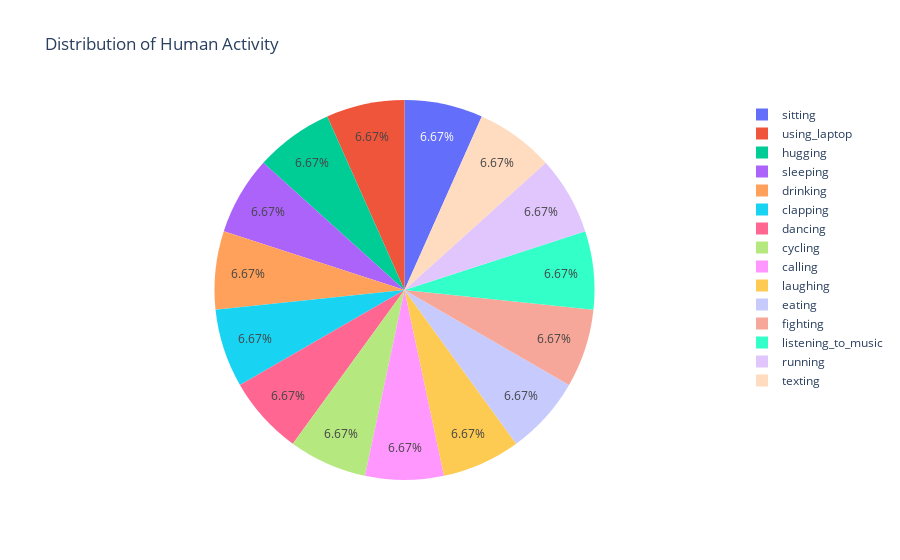

Notebook code for this chart:
### Code cell
import plotly.express as px
HAR = train_csv.label.value_counts()
fig = px.pie(train_csv, values=HAR.values, names=HAR.index, title='Distribution of Human Activity')
fig.show()

### Figure 1 — Plotly figure (JSON) as saved in the notebook; plotly's stock layout.template omitted (floating-point values rounded to 4 significant figures)
{"data": [{"domain": {"x": [0, 1], "y": [0, 1]}, "hovertemplate": "label=%{label}<br>value=%{value}<extra></extra>", "labels": ["sitting", "using_laptop", "hugging", "sleeping", "drinking", "clapping", "dancing", "cycling", "calling", "laughing", "eating", "fighting", "listening_to_music", "running", "texting"], "legendgroup": "", "name": "", "showlegend": true, "type": "pie", "values": [840, 840, 840, 840, 840, 840, 840, 840, 840, 840, 840, 840, 840, 840, 840]}], "layout": {"autosize": true, "legend": {"tracegroupgap": 0}, "title": {"text": "Distribution of Human Activity"}}}
